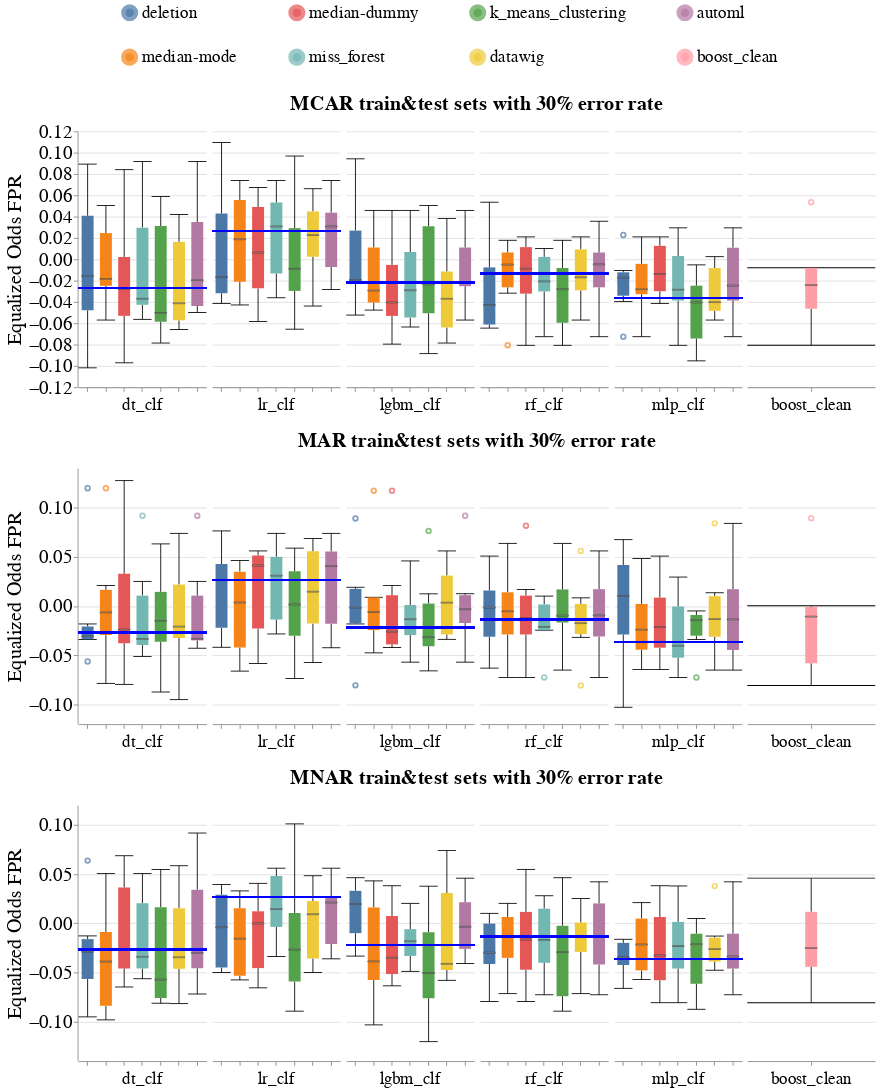

This figure's notebook cell:
### Markdown cell above
### Disparity Metrics

### Code cell
create_box_plots_for_diff_imputers_and_models_exp1(dataset_name=DATASET_NAME,
                                                   metric_name='Equalized_Odds_FPR',
                                                   group=SENSITIVE_ATTR_FOR_DISPARITY_METRICS,
                                                   db_client=db_client,
                                                   evaluation_scenarios=['exp1_mcar3', 'exp1_mar3', 'exp1_mnar3'])

### Figure 1 — Vega-Lite specification as saved in the notebook (floating-point values rounded to 4 significant figures; data arrays with more than 128 entries replaced by an {"elided": "..."} marker saying what was removed)
{"config": {"view": {"continuousWidth": 400, "continuousHeight": 300, "stroke": null}, "axis": {"labelFontSize": 22, "labelFontWeight": "normal", "titleFontSize": 24, "titleFontWeight": "normal"}, "facet": {"spacing": 5}, "header": {"labelFontSize": 20, "labelOrient": "bottom", "labelPadding": 5, "titleFontSize": 24}, "legend": {"columns": 4, "direction": "vertical", "labelFontSize": 20, "labelLimit": 400, "orient": "top", "symbolOffset": 50, "symbolStrokeWidth": 10, "titleAnchor": "middle", "titleFontSize": 22, "titleLimit": 300}, "title": {"fontSize": 24}}, "vconcat": [{"data": {"name": "data-3b9c1a4a0cf653e87482174c41b59b6f"}, "facet": {"column": {"field": "Model_Name", "sort": ["dt_clf", "lr_clf", "lgbm_clf", "rf_clf", "mlp_clf"], "title": "MCAR train&test sets with 30% error rate", "type": "nominal"}}, "spec": {"layer": [{"mark": {"type": "boxplot", "median": {"stroke": "black", "strokeWidth": 0.7}, "ticks": true}, "encoding": {"color": {"field": "Null_Imputer_Name", "sort": ["deletion", "median-mode", "median-dummy", "miss_forest", "k_means_clustering", "datawig", "automl", "boost_clean"], "title": null, "type": "nominal"}, "x": {"axis": {"labels": false}, "field": "Null_Imputer_Name", "sort": ["deletion", "median-mode", "median-dummy", "miss_forest", "k_means_clustering", "datawig", "automl", "boost_clean"], "title": null, "type": "nominal"}, "y": {"field": "Metric_Value", "scale": {"zero": false}, "title": "Equalized Odds FPR", "type": "quantitative"}}}, {"mark": "rule", "encoding": {"color": {"value": "blue"}, "size": {"value": 2}, "y": {"field": "Baseline_Median", "type": "quantitative"}}}], "width": 150}, "resolve": {"scale": {"x": "independent"}}}, {"data": {"name": "data-afecf9bf3a8873b35a016df70b82616e"}, "facet": {"column": {"field": "Model_Name", "sort": ["dt_clf", "lr_clf", "lgbm_clf", "rf_clf", "mlp_clf"], "title": "MAR train&test sets with 30% error rate", "type": "nominal"}}, "spec": {"layer": [{"mark": {"type": "boxplot", "median": {"stroke": "black", "strokeWidth": 0.7}, "ticks": true}, "encoding": {"color": {"field": "Null_Imputer_Name", "sort": ["deletion", "median-mode", "median-dummy", "miss_forest", "k_means_clustering", "datawig", "automl", "boost_clean"], "title": null, "type": "nominal"}, "x": {"axis": {"labels": false}, "field": "Null_Imputer_Name", "sort": ["deletion", "median-mode", "median-dummy", "miss_forest", "k_means_clustering", "datawig", "automl", "boost_clean"], "title": null, "type": "nominal"}, "y": {"field": "Metric_Value", "scale": {"zero": false}, "title": "Equalized Odds FPR", "type": "quantitative"}}}, {"mark": "rule", "encoding": {"color": {"value": "blue"}, "size": {"value": 2}, "y": {"field": "Baseline_Median", "type": "quantitative"}}}], "width": 150}, "resolve": {"scale": {"x": "independent"}}}, {"data": {"name": "data-dee4aecdf2822abd1d951011b708cb38"}, "facet": {"column": {"field": "Model_Name", "sort": ["dt_clf", "lr_clf", "lgbm_clf", "rf_clf", "mlp_clf"], "title": "MNAR train&test sets with 30% error rate", "type": "nominal"}}, "spec": {"layer": [{"mark": {"type": "boxplot", "median": {"stroke": "black", "strokeWidth": 0.7}, "ticks": true}, "encoding": {"color": {"field": "Null_Imputer_Name", "sort": ["deletion", "median-mode", "median-dummy", "miss_forest", "k_means_clustering", "datawig", "automl", "boost_clean"], "title": null, "type": "nominal"}, "x": {"axis": {"labels": false}, "field": "Null_Imputer_Name", "sort": ["deletion", "median-mode", "median-dummy", "miss_forest", "k_means_clustering", "datawig", "automl", "boost_clean"], "title": null, "type": "nominal"}, "y": {"field": "Metric_Value", "scale": {"zero": false}, "title": "Equalized Odds FPR", "type": "quantitative"}}}, {"mark": "rule", "encoding": {"color": {"value": "blue"}, "size": {"value": 2}, "y": {"field": "Baseline_Median", "type": "quantitative"}}}], "width": 150}, "resolve": {"scale": {"x": "independent"}}}], "resolve": {"scale": {"x": "independent"}}, "$schema": "https://vega.github.io/schema/vega-lite/v4.17.0.json", "datasets": {"data-3b9c1a4a0cf653e87482174c41b59b6f": {"elided": "216 records"}, "data-afecf9bf3a8873b35a016df70b82616e": {"elided": "216 records"}, "data-dee4aecdf2822abd1d951011b708cb38": {"elided": "216 records"}}}
